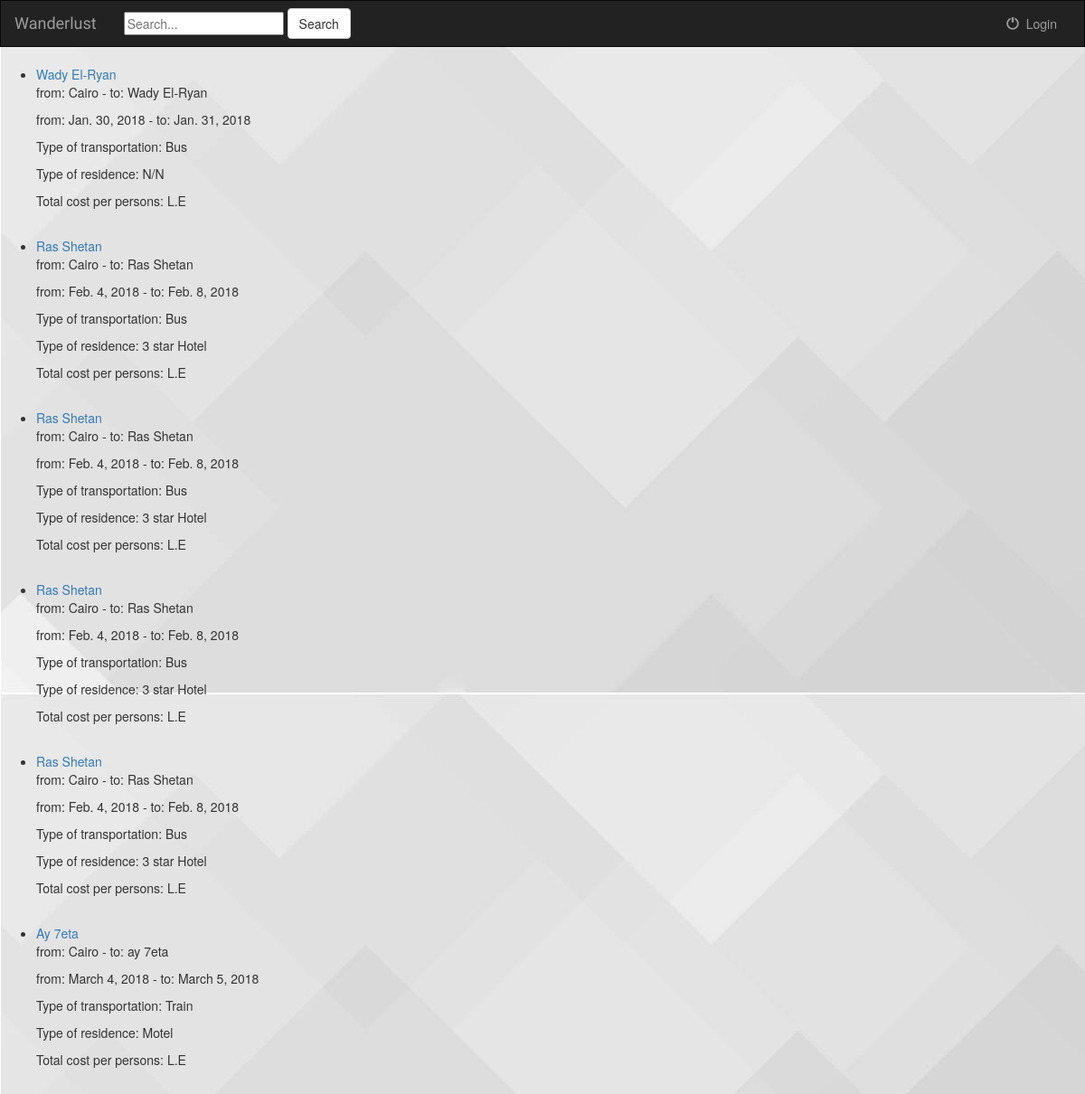
/Wanderlust/, run on the app's committed database.
### trips/models.py (models this page shows, shortened)
class Trip(models.Model):
    name = models.CharField(max_length=250)
    origin = models.CharField(max_length=50, default="Cairo")
    destination = models.CharField(max_length=50)
    departing_date = models.DateField()
    returning_date = models.DateField()
    transportstion = models.CharField(max_length=10, choices=trans_Choices)
    residence = models.CharField(max_length=20, choices=residence_Choices)
    adult_price = models.PositiveSmallIntegerField(default=0)
    kid_price = models.PositiveSmallIntegerField(default=0)
    capacity = models.PositiveSmallIntegerField(default=0)
    reservation = models.ManyToManyField(User, blank=True)
    trip_image1 = models.FileField(default='', blank=True)
    trip_image2 = models.FileField(default='', blank=True)
    trip_image3 = models.FileField(default='', blank=True)
    def check_time(self):
        date_today = date.today()
        if  date_today <= self.departing_date :
            return True
        else:
            return False

### trips/views.py (the view)
class IndexView(generic.ListView):
    template_name = 'trips/index.html'
    context_object_name = 'all_trips'
    def get_queryset(self):
        query = self.request.GET.get('q')
        if query:
            return Trip.objects.filter(
                Q(name__icontains=query) |
                Q(destination__icontains=query)
            )
        else:
            return Trip.objects.all()

### trips/templates/trips/index.html
{%  extends 'trips/base.html' %}
{%  block body %}
    <div>
        <ul>
            {% for trip in all_trips %}
                {%  if trip.check_time %}
                 <li>
                     <a href = "{% url 'trips:detail' trip.id %}"> {{ trip.name }}</a>
                     <p>from: {{ trip.origin  }} - to: {{ trip.destination  }}</p>
                     <p>from: {{ trip.departing_date  }} - to: {{ trip.returning_date  }}</p>
                     <p>Type of transportation: {{ trip.get_transportstion_display }} </p>
                     <p>Type of residence: {{ trip.get_residence_display }} </p>
                     <p>Total cost per persons: {{ trip.price }} L.E</p>
                 <br>
                 </li>
                {% endif %}
            {%  endfor %}
        </ul>
    </div>
{%  endblock %}

### trips/static/style.css (style rules this page uses)
body { background: white url("images/background.jpg"); }

### data on the page
Trip: name "Wady El-Ryan", origin "Cairo", destination "Wady El-Ryan", departing_date "Jan. 30, 2018", returning_date "Jan. 31, 2018", transportstion "Bus", residence "N/N"
Trip: name "Ras Shetan", origin "Cairo", destination "Ras Shetan", departing_date "Feb. 4, 2018", returning_date "Feb. 8, 2018", transportstion "Bus", residence "3 star Hotel"
Trip: name "Ras Shetan", origin "Cairo", destination "Ras Shetan", departing_date "Feb. 4, 2018", returning_date "Feb. 8, 2018", transportstion "Bus", residence "3 star Hotel"
Trip: name "Ras Shetan", origin "Cairo", destination "Ras Shetan", departing_date "Feb. 4, 2018", returning_date "Feb. 8, 2018", transportstion "Bus", residence "3 star Hotel"
Trip: name "Ras Shetan", origin "Cairo", destination "Ras Shetan", departing_date "Feb. 4, 2018", returning_date "Feb. 8, 2018", transportstion "Bus", residence "3 star Hotel"
Trip: name "Ay 7eta", origin "Cairo", destination "ay 7eta", departing_date "March 4, 2018", returning_date "March 5, 2018", transportstion "Train", residence "Motel"
